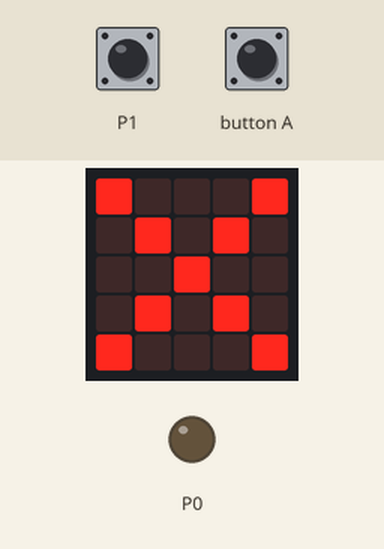
A program run on a simulated BBC micro:bit (MakeCode). Shown: the board's 5×5 LED display, output pins drawn as LEDs (lit = HIGH). Dashed ring = blinking. The inputs (shaded band) are chosen by the test bench; at power-on: P1 LOW.

Above: at 1.2 s.
1.3 s: P1 pulled HIGH for 1 s
At 2.3 s:
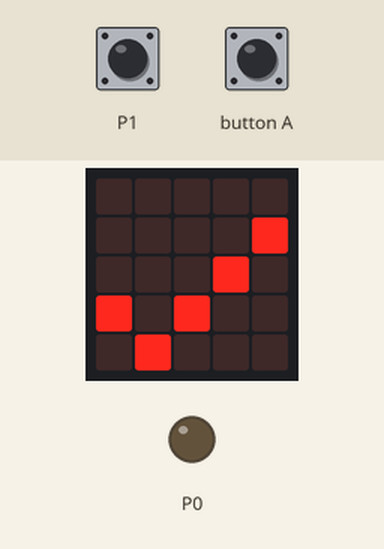
4.4 s: P1 pulled HIGH for 3.2 s
At 6.4 s:
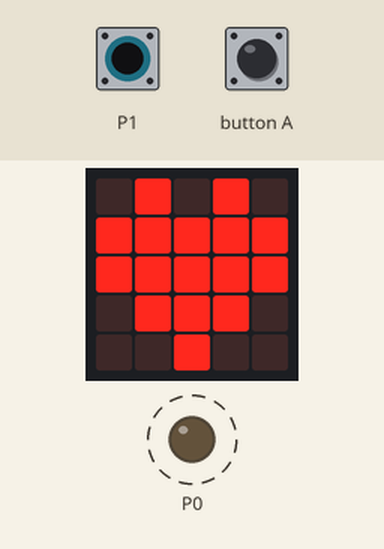
9.1 s: button A pressed for 0.15 s
At 9.6 s:
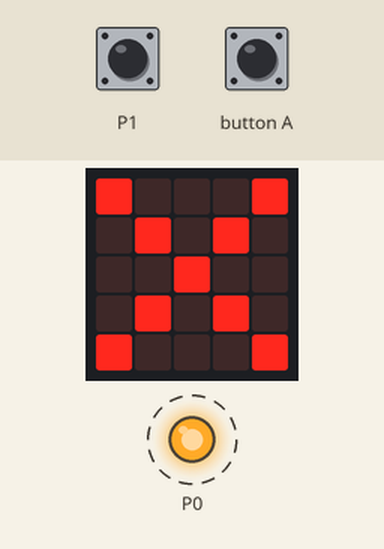
12.2 s: P1 pulled HIGH for 3.2 s
At 13.5 s:
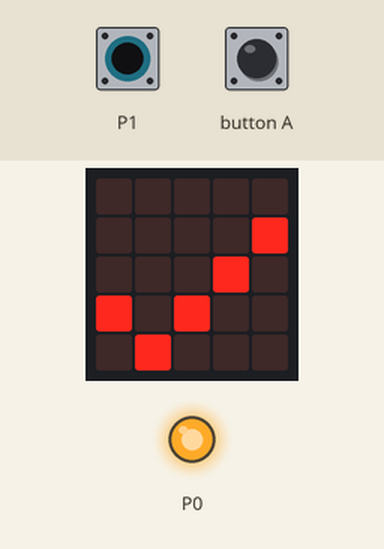
Timing chart, 0 to 17.0 s (numbered marks = the images above; inputs shaded):
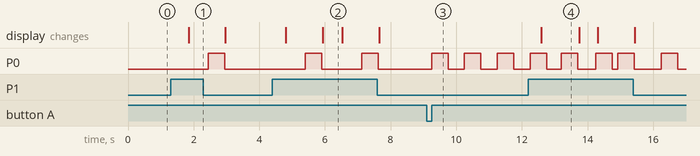

Measured:
- after the input at 1.3 s, P0: LOW → HIGH after 1.1 s, → LOW 0.50 s later; the display: changes after 0.54 s (image 1)
- after the input at 4.4 s, P0: alternates HIGH for 0.50 s and LOW for 1.2 s, starting after 1.0 s; the display: first changes after 0.41 s (image 2 shows a later state)
- after the input at 9.1 s, P0: alternates HIGH for 0.50 s and LOW for 0.50 s, starting after 0.15 s
- after the input at 12.2 s, the display: changes after 0.40 s (image 4)
- what the display in image 2 shows lasts 0.6 s, from 5.9 s to 6.5 s
- what the display in image 4 shows lasts 1.2 s, from 12.6 s to 13.8 s

The program:

main.ts
```typescript
let bf = 0
let sw = 0
input.onButtonPressed(Button.A, function () {
    for (let index = 0; index < 10; index++) {
        pins.digitalWritePin(DigitalPin.P0, 1)
        basic.pause(500)
        pins.digitalWritePin(DigitalPin.P0, 0)
        basic.pause(500)
    }
})
basic.forever(function () {
    bf = pins.digitalReadPin(DigitalPin.P1)
    if (bf == 1) {
        basic.showIcon(IconNames.Heart)
    } else {
        basic.showIcon(IconNames.No)
    }
    sw = pins.digitalReadPin(DigitalPin.P1)
    if (sw == 1) {
        basic.showIcon(IconNames.Yes)
        pins.digitalWritePin(DigitalPin.P0, 1)
        basic.pause(500)
        pins.digitalWritePin(DigitalPin.P0, 0)
    }
})
```

test.ts
```typescript
// テストはここに来ます。このパッケージが拡張機能として使用されるときにはコンパイルされません。
```
